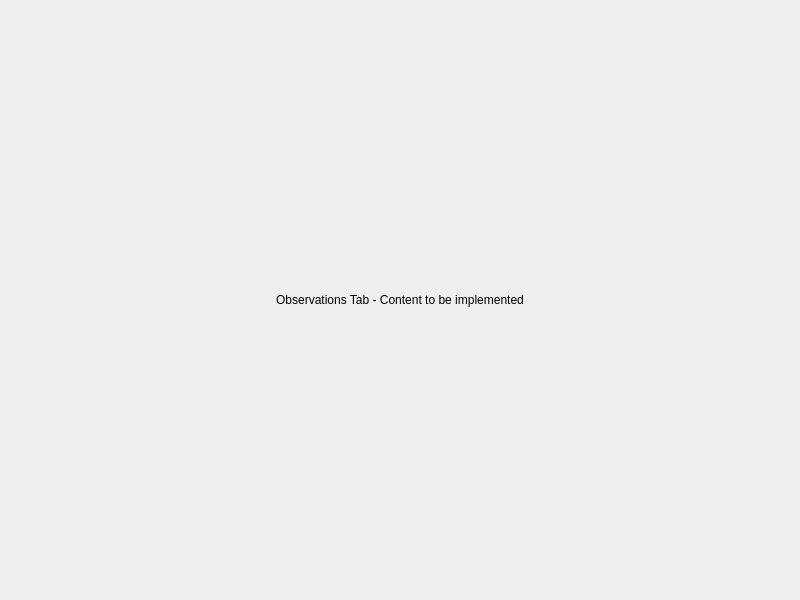
<?xml version="1.0" encoding="UTF-8"?>
<ui version="4.0">
 <class>ObservationsTab</class>
 <widget class="QWidget" name="ObservationsTab">
  <property name="geometry">
   <rect>
    <x>0</x>
    <y>0</y>
    <width>800</width>
    <height>600</height>
   </rect>
  </property>
  <property name="windowTitle">
   <string>Observations</string>
  </property>
  <layout class="QVBoxLayout" name="verticalLayout">
   <item>
    <widget class="QLabel" name="label">
     <property name="text">
      <string>Observations Tab - Content to be implemented</string>
     </property>
     <property name="alignment">
      <set>Qt::AlignCenter</set>
     </property>
    </widget>
   </item>
  </layout>
 </widget>
 <resources/>
 <connections/>
</ui>
